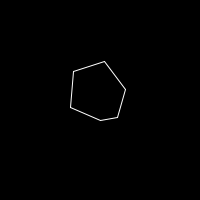
Frame 1 (no input)
Frame 60 (the mouse pressed at the canvas centre just before this capture): identical to frame 1, image omitted
Frame 120 (the mouse held since frame 60 and released just before this capture): identical to frame 1, image omitted

The Processing sketch that drew this single still picture (run headless with seeded random() and noise(); from frame 60 on, the mouse is pressed at the canvas centre):

// Processing sketch: processing_182390
// ── processing_182390.pde

float radius = 30;
float CSX, CSY;

void setup()
{
  size(200,200);
  
  CSX = width/2;
  CSY = height/2;
}

float x_random=2, y_random=2;

boolean drawn = false;
void draw()
{
  if (!drawn)
  {
    background(0);
    stroke(255);
    
    radius = random(20,50); 
    
    float previousX = sin(0)*(radius/random(0.9f, x_random));
    float previousY = cos(0)*(radius/random(0.9f, y_random));

    float distanceX, distanceY;
    float startX = previousX;
    float startY = previousY;
    
    int inverted_point = 0;
    if (random(100)>50)
      inverted_point = (int)random(1, 6);

    for (int i=1;i<6;i++)
    { 

      if (i!=inverted_point)
      {
        distanceX = sin(i)*(radius/random(0.9f, x_random));
        distanceY = cos(i)*(radius/random(0.9f, y_random));
      }
      else
      {
        distanceX = sin(i)*(radius/random(5,15));
        distanceY = cos(i)*(radius/random(5,15));
      }

      line(previousX+CSX, previousY+CSY, distanceX+CSX, distanceY+CSY);

      previousX = distanceX;
      previousY = distanceY;
    }

    line(previousX+CSX, previousY+CSY, startX+CSX, startY+CSY);
    drawn=true;
  }
}

void keyPressed()
{
  drawn=false;
}
